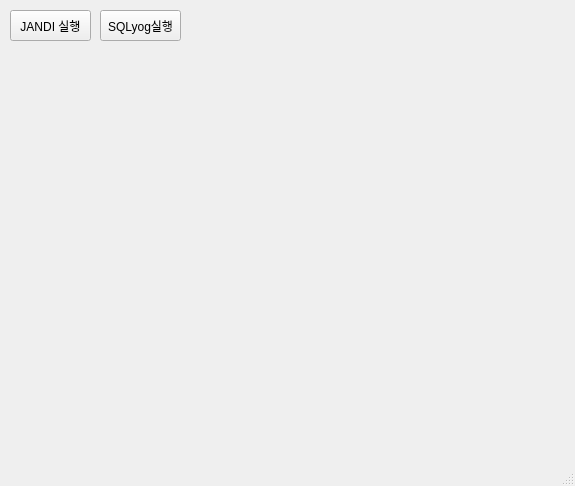
<?xml version="1.0" encoding="UTF-8"?>
<ui version="4.0">
 <class>MainWindow</class>
 <widget class="QMainWindow" name="MainWindow">
  <property name="geometry">
   <rect>
    <x>0</x>
    <y>0</y>
    <width>575</width>
    <height>486</height>
   </rect>
  </property>
  <property name="windowTitle">
   <string>MainWindow</string>
  </property>
  <widget class="QWidget" name="centralwidget">
   <widget class="QPushButton" name="pushButton">
    <property name="geometry">
     <rect>
      <x>10</x>
      <y>10</y>
      <width>81</width>
      <height>31</height>
     </rect>
    </property>
    <property name="text">
     <string>JANDI 실행</string>
    </property>
   </widget>
   <widget class="QPushButton" name="pushButton_2">
    <property name="geometry">
     <rect>
      <x>100</x>
      <y>10</y>
      <width>81</width>
      <height>31</height>
     </rect>
    </property>
    <property name="text">
     <string>SQLyog실행</string>
    </property>
   </widget>
  </widget>
  <widget class="QMenuBar" name="menubar">
   <property name="geometry">
    <rect>
     <x>0</x>
     <y>0</y>
     <width>575</width>
     <height>21</height>
    </rect>
   </property>
  </widget>
  <widget class="QStatusBar" name="statusbar"/>
 </widget>
 <resources/>
 <connections/>
</ui>
